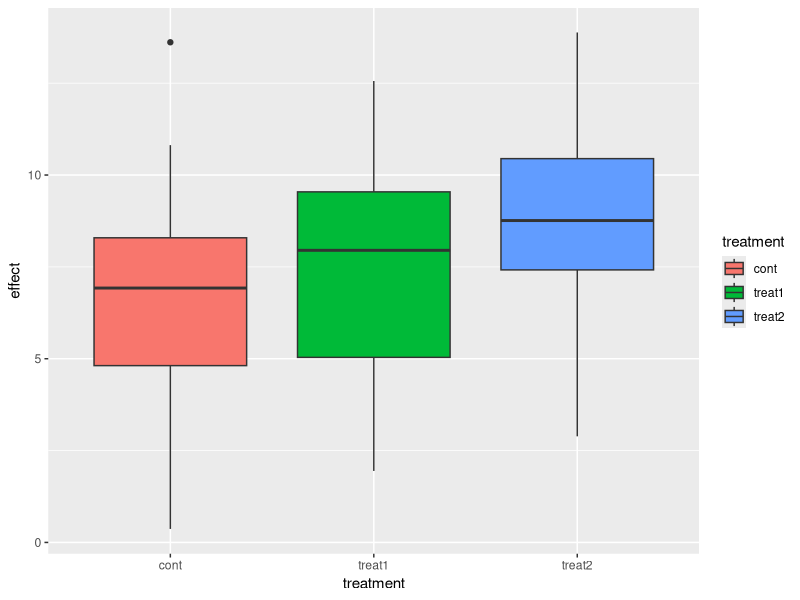
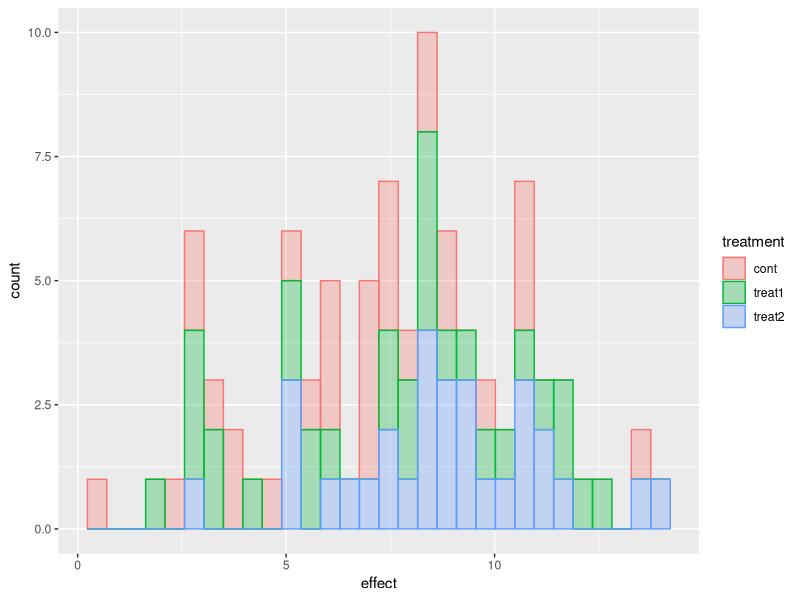
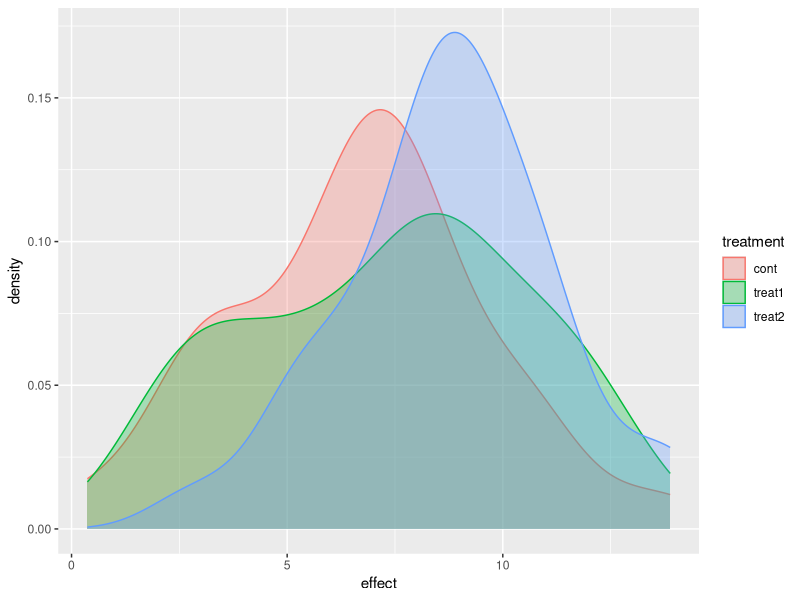
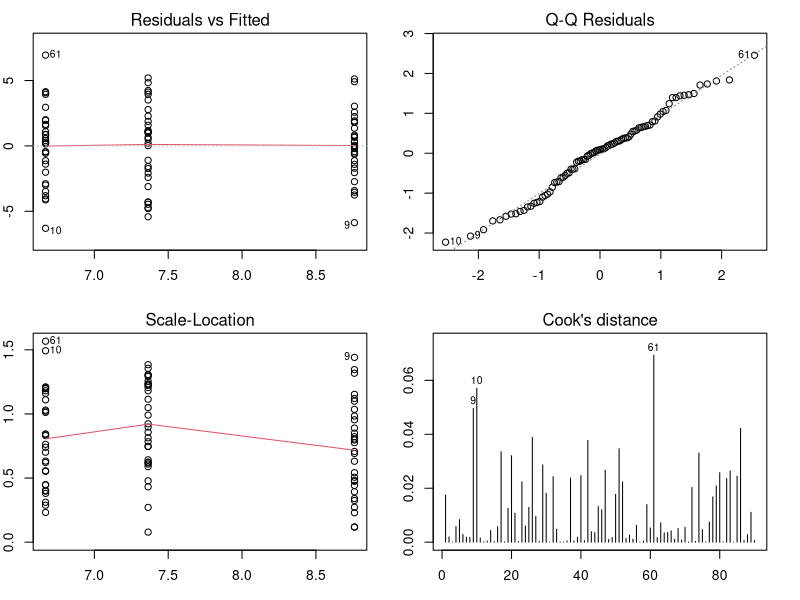
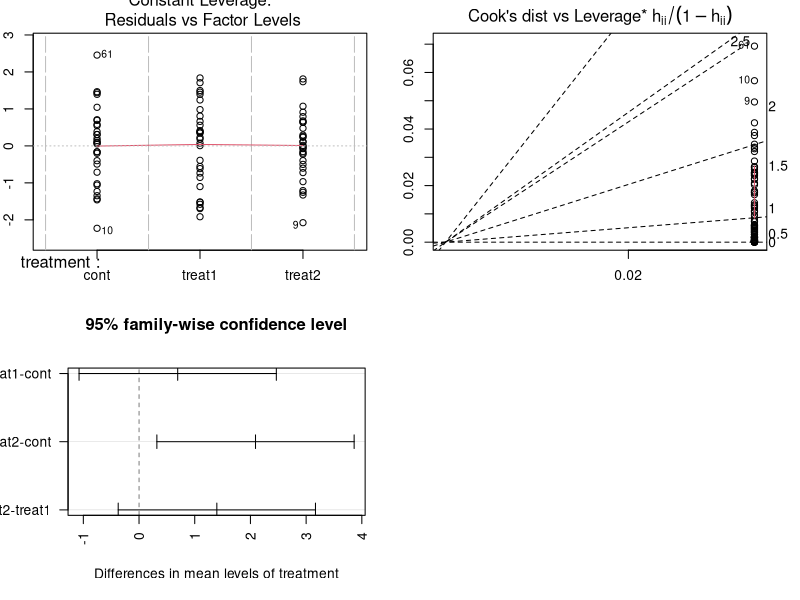
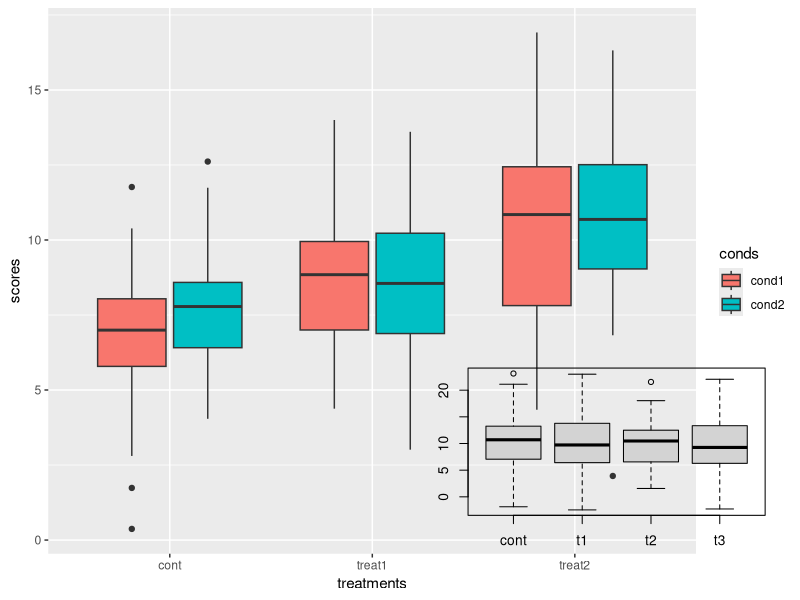
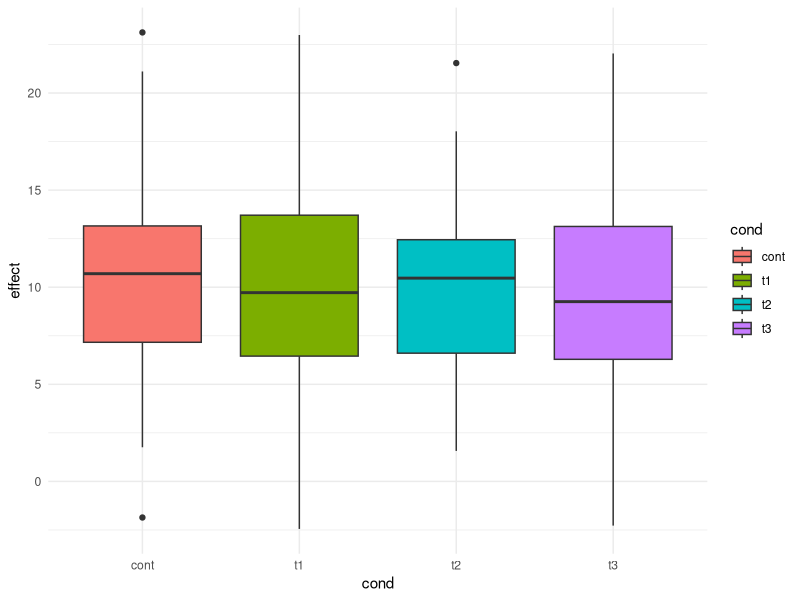
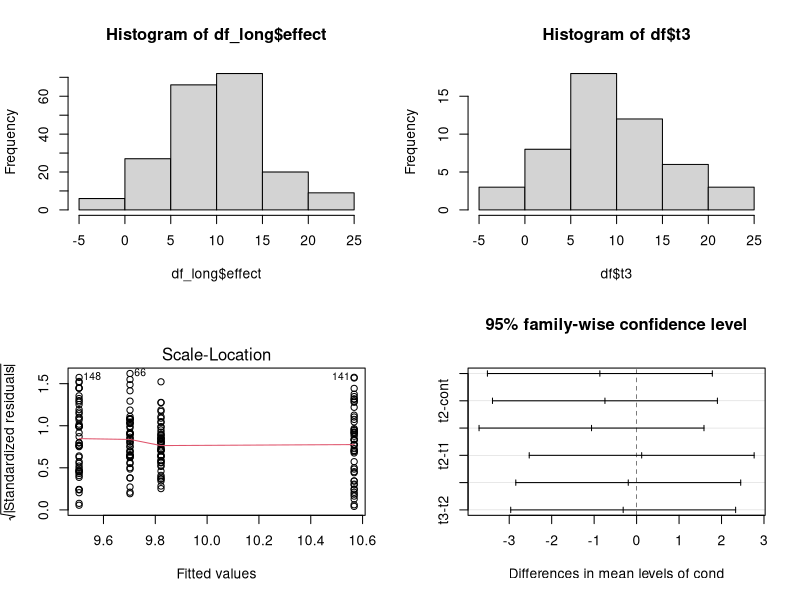

Generate these figures, in order, with R:
################################################################
#####           Run Through of Basic statistics            #####
###

#   Clear memory and environment
rm(list = ls(all.names = TRUE))
gc()

#   Libraries needed
library(tidyverse)
library(multcomp)
library(car) 
library(rstatix)

#   Set the random number generator
set.seed(318)

#   Create a data set (data frame) for analysis
df <- data.frame(subj = paste("subject", 1:30, sep = "_"),
                 cont = rnorm(30, 7, 3),
                 treat1 = rnorm(30, 8.5, 3),
                 treat2 = rnorm(30, 9.25, 3))
df
str(df)

##  R base - Descriptive statistic method      
df_n <- apply(df[ , 2:4], 2, length)
df_mean <- apply(df[ , 2:4], 2, mean)
df_median <- apply(df[ ,2:4], 2 ,median)
df_sd <- apply(df[ , 2:4], 2, sd)
df_se <- (apply(df[ , 2:4], 2, sd)/sqrt(df_n))
rbind(df_n, df_mean, df_median, df_sd,df_se)
apply(df[ , 2:4], 2, summary)

#   Wrangle data to tidy format
df |> head()
df_long <- df |> 
    pivot_longer(
        col = 2:4,
        names_to = "treatment", 
        values_to = "effect"
    )
head(df_long)

##   R Tidy descriptive statistic method.
df_long|> 
    group_by(treatment) |> 
        summarize(
            count = n(),
            mean_val = mean (effect, na.rm = TRUE), 
            median_val = median(effect, na.rm = TRUE), 
            sd_val  = sd(effect, na.rm = TRUE),
            se_val  = sd_val/sqrt(count)
     )

##   Newer Alternative R Tidy descriptive statistic method. 
#       The method uses across and  list() functions to reduce 
#       the number of lines of code 
df_long |>  
    group_by(treatment) |> 
    summarize(across(effect,
        list(count = length, mean_val = mean, sd_val = sd)
    ))
##  Note: The across() function allows for multiple dependent 
#       values to be analyzed. Note it also labels the dependent 
#       values to distinguished between dependent variables.
###

### Graphical presentation of data
##  Boxplot
df_long |> 
    ggplot(aes(x = treatment, y = effect, fill = treatment)) +
    geom_boxplot()

##  Histogram (composite)
df_long |> 
    ggplot(aes(x = effect, color = treatment, fill = treatment))+
    geom_histogram(alpha = 0.3, bin = 20)

##  Density plot (Composite)
df_long |> 
    ggplot(aes(x = effect, color = treatment, fill = treatment))+
    geom_density(alpha = 0.3)


#   One-Way Anova analysis - Test statistic of data 
model_df_aov <- aov(effect ~ treatment, df_long)
summary(model_df_aov)

#   Diagnostic graphs examining of the model analysis 
par(mfrow = c(2, 2))
par(mar = c(3, 2, 2, 2))
plot(model_df_aov, which = 1:4)
plot(model_df_aov, which = 5:6)


#   Reset margins to default settings
#   Margin default is c(5.1, 4.1, 4.1, 2.1).
par(mar = c(5.1, 4.1, 4.1, 2.1))


#   Post-Hoc comparisons between groups
tukey_model <- TukeyHSD(model_df_aov)
tukey_model
plot(tukey_model, las = 2)


################################################################
#   Plot 1 - Residuals vs Fitted Residuals: homoscedasticity ~
#       relationship between response and predictors.Points 
#       should be randomly distributed around the zero line and
#       fit should be at zero (horizontal).

#   Plot2 - Q-Q Plot: normality ~ Points fit the line for 
#       quantile vs 



##################################################################

head(df_long)
################################################################
# ploting methods:
#interaction.plot(independent variable1, independent variable 2, 
#                dependent variable, main = "###", xlab = "##",
#                  ylab = " ", trace.label = "### treatment")
################################################################
#
#
###                 Two-Way ANOVA

#   Data creation for two-way factorial ANOVA
df1 <- data.frame(subj = (rep(paste("subject", 1:50, sep = "_"),
                             time = 2)),
                 conds = rep(c("cond1", "cond2"), c(50, 50)),
                 cont = rnorm(100, 7, 2),
                 treat1 = rnorm(100, 8.5, 2.5),
                 treat2 = rnorm(100, 10.5, 3))
df1 |> head()

df_long1 <- pivot_longer(df1, 
    cols = 3:5,
    names_to = "treatments", 
    values_to = "scores"
)
head(df_long1)


ggplot(data = df_long1, aes(
    x = treatments, y = scores, fill = conds, )) + 
    geom_boxplot()

tail(df1)


model_aov1 <- aov(scores ~ conds * treatments + 
        Error(subj/(conds * treatments)), df_long1)

summary(model_aov1)
str(model_aov1)

model_aov1$`subj:conds:treatments`[1]

rep(1:4, each = 2) # Returns: 1 1 2 2 3 3 4 4
rep(1:4, 2) # Retuns: 1 2 3 4 1 2 3 4
rep(1:4, c(2, 2, 2, 2)) # Returns:  1 1 2 2 3 3 4 4
rep(1:4, c(2,3,4, 5)) # Returns: 1 1 2 2 2 3 3 3 3 4 4 4 4 4
rep(1:4, each = 2, times = 2)
                    # Returns: 1 1 2 2 3 3 4 4 1 1 2 2 3 3 4 4
rep(1:4, each = 2, length.out = 4) 
                    # Returns only the 4 digits 1 1 2 2

rep(1, 40*(1-.8)) # Returns:  1 1 1 1 1 1 1 ; 7 items returned not 8
rep(1, 40*(1-.8)+1e-7) # Returns: 1 1 1 1 1 1 1 1; 8 items.       
######

df <- matrix(rnorm(200, 10, 5), nrow = 50)
df <- as.data.frame(df)
class(df)
summary(df)
apply(df, 2, sd)
colnames(df) <- c("cont", "t1", "t2", "t3")
df
boxplot(df)

df_long <- pivot_longer(df,
             cols = 1:4,
             names_to = "cond",
             values_to = "effect")
df_long$cond <- as.factor(df_long$cond)

ggplot(df_long, aes(x = cond, y = effect)) +
    geom_boxplot(aes(fill = cond)) +
    theme_minimal()

model_aov <- aov(effect ~ cond, df_long)
summary(model_aov)
hist(df_long$effect)
hist(df$t3)
plot(model_aov, which = 3)
Tuk_mod_aov <- TukeyHSD(model_aov)
Tuk_mod_aov

plot(Tuk_mod_aov)


##  Dunnett test
glht(model_aov, linfct = mcp(cond = "Dunnett"))
summary(glht(model_aov, linfct = mcp(cond = "Dunnett")))
plot(glht(model_aov, linfct = mcp(cond = "Dunnett")))


################################################################

set.seed(123)
subject <- factor(1:10)
condition <- factor(rep(c("A", "B", "C"), each = 10))
score <- c(rnorm(10, mean = 15), rnorm(10, mean = 16), 
           rnorm(10, mean = 17))

# Creating a data frame
data <- data.frame(subject = rep(subject, 3), 
                   condition = condition, score = score)

paste("subject", 1:10, sep =  "_")
